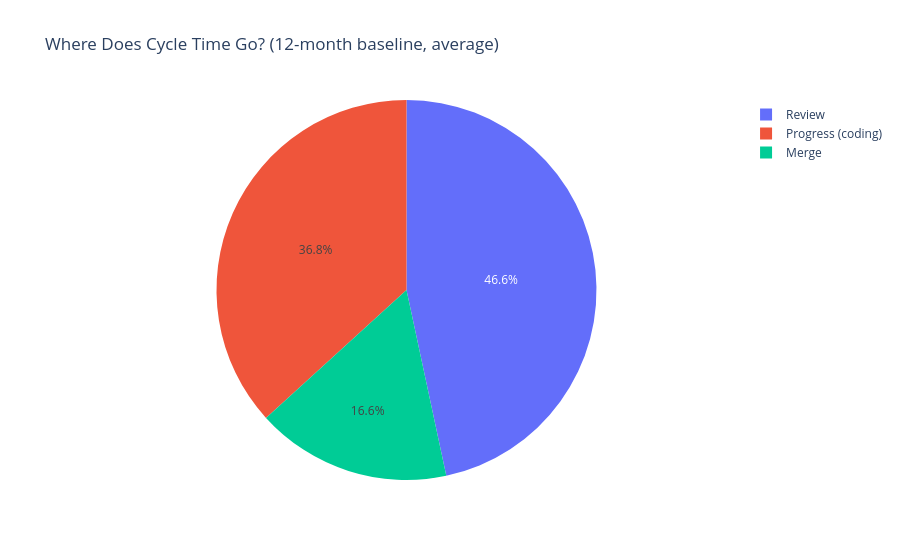

The notebook cell this image was saved under:
### Code cell
# 12-month average breakdown (current baseline)
recent_12mo = df_breakdown[df_breakdown['month_dt'] >= df_breakdown['month_dt'].max() - pd.DateOffset(months=12)]

avg_progress = recent_12mo['avg_progress_hours'].mean()
avg_review = recent_12mo['avg_review_hours'].mean()
avg_merge = recent_12mo['avg_merge_hours'].mean()
total = avg_progress + avg_review + avg_merge

print("Cycle Time Breakdown (12-month baseline, AVERAGE hours)")
print("=" * 50)
print(f"Progress (coding): {avg_progress:.1f}h ({avg_progress/total*100:.0f}%)")
print(f"Review:            {avg_review:.1f}h ({avg_review/total*100:.0f}%)")
print(f"Merge:             {avg_merge:.1f}h ({avg_merge/total*100:.0f}%)")
print(f"Total:             {total:.1f}h ({total/24:.1f} days)")
print("=" * 50)

# Pie chart
fig = px.pie(
    names=['Progress (coding)', 'Review', 'Merge'],
    values=[avg_progress, avg_review, avg_merge],
    title='Where Does Cycle Time Go? (12-month baseline, average)'
)
fig.show()

### Figure 1 — Plotly figure (JSON) as saved in the notebook; plotly's stock layout.template omitted (floating-point values rounded to 4 significant figures)
{"data": [{"domain": {"x": [0, 1], "y": [0, 1]}, "hovertemplate": "label=%{label}<br>value=%{value}<extra></extra>", "labels": ["Progress (coding)", "Review", "Merge"], "legendgroup": "", "name": "", "showlegend": true, "type": "pie", "values": [31.52, 39.99, 14.24]}], "layout": {"legend": {"tracegroupgap": 0}, "title": {"text": "Where Does Cycle Time Go? (12-month baseline, average)"}}}
